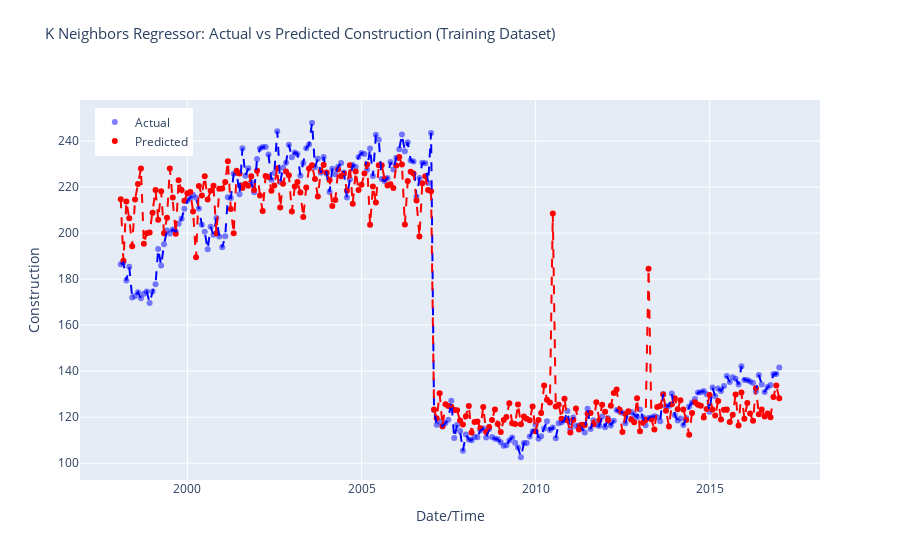

Write notebook code for a chart like this one.
### Code cell
# Make predictions on the test dataset
predictions = pycr.predict_model(model, data = train_data)

r2 = r2_score(predictions['Construction'], predictions['prediction_label'])
print('R-squared (R2) Score:', r2)

# Sort predictions DataFrame by index
predictions.sort_index(inplace=True)

# Create Plotly figure
fig = make_subplots(rows=1, cols=1, shared_xaxes=True, shared_yaxes=True)

# Add scatter plot for actual values
fig.add_trace(go.Scatter(x=predictions.index, y=predictions['Construction'],
                         mode='markers', marker=dict(color='blue', opacity=0.5),
                         name='Actual'), row=1, col=1)

# Add scatter plot for predicted values
fig.add_trace(go.Scatter(x=predictions.index, y=predictions['prediction_label'],
                         mode='markers', marker=dict(color='red'),
                         name='Predicted'), row=1, col=1)

# Add lines for sorted actual values
fig.add_trace(go.Scatter(x=predictions.index, y=predictions['Construction'].sort_index(),
                         mode='lines', line=dict(color='blue', dash='dash'),
                         showlegend=False), row=1, col=1)

# Add lines for sorted predicted values
fig.add_trace(go.Scatter(x=predictions.index, y=predictions['prediction_label'].sort_index(),
                         mode='lines', line=dict(color='red', dash='dash'),
                         showlegend=False), row=1, col=1)

fig.update_layout(title_text='K Neighbors Regressor: Actual vs Predicted Construction (Training Dataset)',
                  title_font_size=15, title_y=.95,
                  xaxis_title='Date/Time', yaxis_title='Construction',
                  legend=dict(x=0.02, y=0.98),
                  grid=dict(rows=1, columns=1, ygap=0.2))

# Show interactive plot
fig.show()

### Figure 1 — Plotly figure (JSON) as saved in the notebook; plotly's stock layout.template omitted (floating-point values rounded to 4 significant figures; data arrays with more than 128 entries replaced by an {"elided": "..."} marker saying what was removed)
{"data": [{"marker": {"color": "blue", "opacity": 0.5}, "mode": "markers", "name": "Actual", "type": "scatter", "x": {"elided": "228 str values"}, "xaxis": "x", "y": {"elided": "228 float values"}, "yaxis": "y"}, {"marker": {"color": "red"}, "mode": "markers", "name": "Predicted", "type": "scatter", "x": {"elided": "228 str values"}, "xaxis": "x", "y": {"elided": "228 float values"}, "yaxis": "y"}, {"line": {"color": "blue", "dash": "dash"}, "mode": "lines", "showlegend": false, "type": "scatter", "x": {"elided": "228 str values"}, "xaxis": "x", "y": {"elided": "228 float values"}, "yaxis": "y"}, {"line": {"color": "red", "dash": "dash"}, "mode": "lines", "showlegend": false, "type": "scatter", "x": {"elided": "228 str values"}, "xaxis": "x", "y": {"elided": "228 float values"}, "yaxis": "y"}], "layout": {"grid": {"columns": 1, "rows": 1, "ygap": 0.2}, "legend": {"x": 0.02, "y": 0.98}, "title": {"font": {"size": 15}, "text": "K Neighbors Regressor: Actual vs Predicted Construction (Training Dataset)", "y": 0.95}, "xaxis": {"anchor": "y", "domain": [0, 1], "title": {"text": "Date/Time"}}, "yaxis": {"anchor": "x", "domain": [0, 1], "title": {"text": "Construction"}}}}
